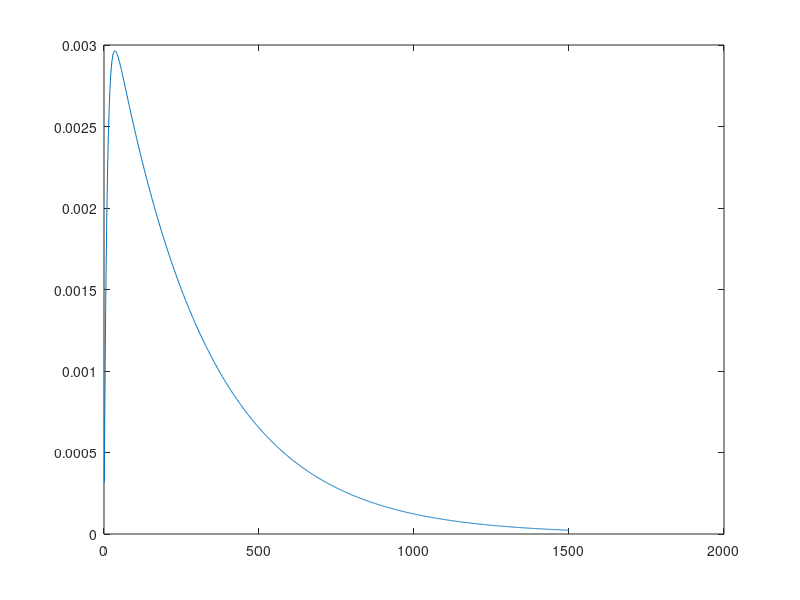

Reproduce this figure in MATLAB.
close all;
clear all;
l1 = 1/300;
l2 = 1/10;
xmx = 1500;
x = 1:xmx/1000:xmx;
y = (exp(-l1*x) - exp(-l2*x))*l2*l1/(l2-l1);
plot(x,y);
